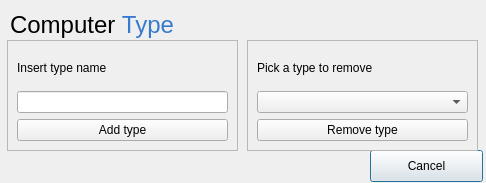
<?xml version="1.0" encoding="UTF-8"?>
<ui version="4.0">
 <class>ComputerTypeDialog</class>
 <widget class="QDialog" name="ComputerTypeDialog">
  <property name="geometry">
   <rect>
    <x>0</x>
    <y>0</y>
    <width>486</width>
    <height>183</height>
   </rect>
  </property>
  <property name="windowTitle">
   <string>Dialog</string>
  </property>
  <widget class="QFrame" name="frame">
   <property name="geometry">
    <rect>
     <x>7</x>
     <y>40</y>
     <width>231</width>
     <height>111</height>
    </rect>
   </property>
   <property name="frameShape">
    <enum>QFrame::StyledPanel</enum>
   </property>
   <property name="frameShadow">
    <enum>QFrame::Raised</enum>
   </property>
  </widget>
  <widget class="QPushButton" name="btnCancel">
   <property name="geometry">
    <rect>
     <x>370</x>
     <y>150</y>
     <width>113</width>
     <height>32</height>
    </rect>
   </property>
   <property name="text">
    <string>Cancel</string>
   </property>
  </widget>
  <widget class="QFrame" name="frame_2">
   <property name="geometry">
    <rect>
     <x>247</x>
     <y>40</y>
     <width>231</width>
     <height>111</height>
    </rect>
   </property>
   <property name="frameShape">
    <enum>QFrame::StyledPanel</enum>
   </property>
   <property name="frameShadow">
    <enum>QFrame::Raised</enum>
   </property>
  </widget>
  <widget class="QWidget" name="layoutWidget">
   <property name="geometry">
    <rect>
     <x>257</x>
     <y>50</y>
     <width>211</width>
     <height>91</height>
    </rect>
   </property>
   <layout class="QVBoxLayout" name="verticalLayout">
    <item>
     <widget class="QLabel" name="remove_type_label">
      <property name="text">
       <string>Pick a type to remove</string>
      </property>
     </widget>
    </item>
    <item>
     <widget class="QComboBox" name="comboRemoveType"/>
    </item>
    <item>
     <widget class="QPushButton" name="btnRemove">
      <property name="text">
       <string>Remove type</string>
      </property>
     </widget>
    </item>
   </layout>
  </widget>
  <widget class="QWidget" name="layoutWidget_2">
   <property name="geometry">
    <rect>
     <x>17</x>
     <y>50</y>
     <width>211</width>
     <height>91</height>
    </rect>
   </property>
   <layout class="QVBoxLayout" name="verticalLayout_2">
    <item>
     <widget class="QLabel" name="insert_type_label">
      <property name="text">
       <string>Insert type name</string>
      </property>
     </widget>
    </item>
    <item>
     <widget class="QLineEdit" name="inputType"/>
    </item>
    <item>
     <widget class="QPushButton" name="btnAdd">
      <property name="text">
       <string>Add type</string>
      </property>
     </widget>
    </item>
   </layout>
  </widget>
  <widget class="QLabel" name="label_ComputerTypeTitle">
   <property name="geometry">
    <rect>
     <x>10</x>
     <y>10</y>
     <width>381</width>
     <height>31</height>
    </rect>
   </property>
   <property name="text">
    <string>&lt;html&gt;&lt;head/&gt;&lt;body&gt;&lt;p&gt;&lt;span style=&quot; font-size:18pt;&quot;&gt;Computer &lt;/span&gt;&lt;span style=&quot; font-size:18pt; color:#377bce;&quot;&gt;Type&lt;/span&gt;&lt;/p&gt;&lt;/body&gt;&lt;/html&gt;</string>
   </property>
  </widget>
 </widget>
 <tabstops>
  <tabstop>inputType</tabstop>
  <tabstop>btnAdd</tabstop>
  <tabstop>comboRemoveType</tabstop>
  <tabstop>btnRemove</tabstop>
  <tabstop>btnCancel</tabstop>
 </tabstops>
 <resources/>
 <connections/>
</ui>
